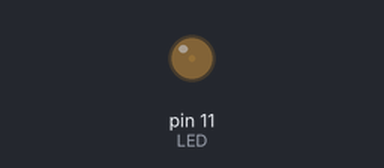
A sketch run on a simulated Arduino Uno, built with avr-gcc and run on an emulated ATmega328P. Shown: output pins drawn as LEDs (lit = HIGH).

Above: at 0.05 s.
At 1.15 s:
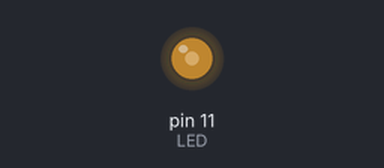
At 2.3 s:
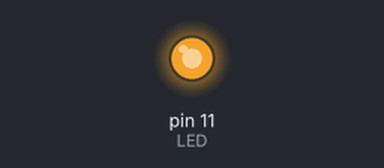
At 4.55 s:
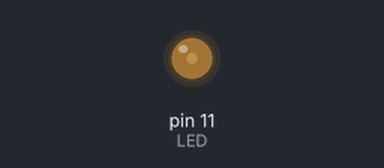
Timing chart, 0 to 6.6 s (numbered marks = the images above):
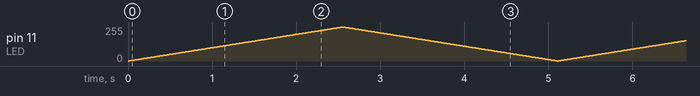

The sketch:

PWM_LED.ino
```cpp
// Modificar intensidad de un LED mediante el PWM
const int LED = 11;

void setup() {
  pinMode(11, OUTPUT);
}

void loop() {
  int i;
  for (i = 0; i < 255; i++) {
    analogWrite (LED, i); // determinar duty cicle del PWM con el bucle augmentándola
    delay (10);
  }

  for (i = 255; i > 0; i--) {
    analogWrite (LED, i);
    delay (10);
  }
}
```
